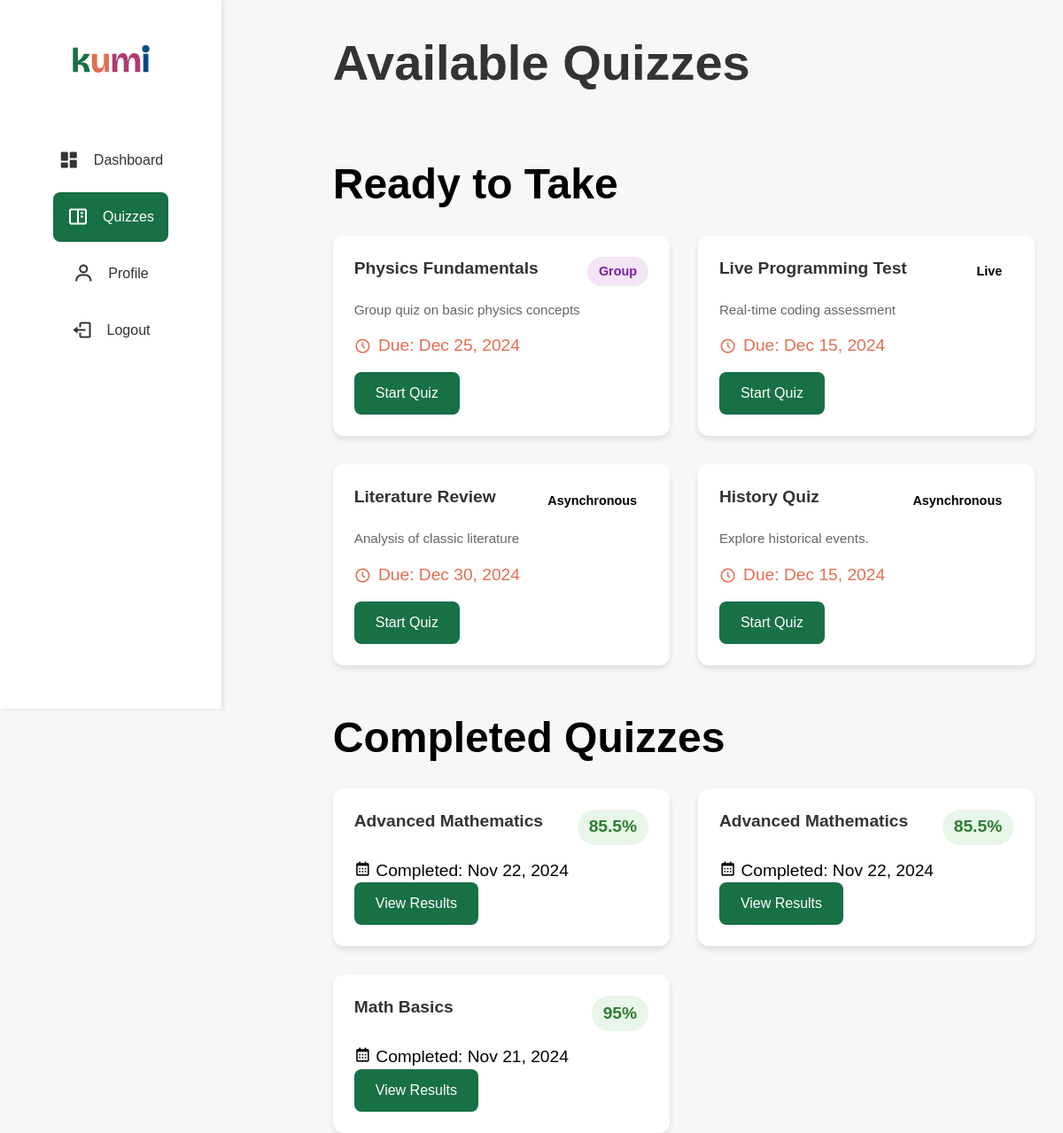
Screenshot of /view/quiz.php (signed in) with the database file from the repository.
### tables this page shows
CREATE TABLE `Quizzes` (
  `quiz_id` int(11) NOT NULL,
  `title` varchar(255) NOT NULL,
  `description` text DEFAULT NULL,
  `created_by` int(11) NOT NULL,
  `mode` enum('individual','group','live','asynchronous') NOT NULL,
  `deadline` datetime DEFAULT NULL,
  `created_at` timestamp NOT NULL DEFAULT current_timestamp()
);

CREATE TABLE `QuizResults` (
  `result_id` int(11) NOT NULL,
  `quiz_id` int(11) NOT NULL,
  `user_id` int(11) DEFAULT NULL,
  `group_id` int(11) DEFAULT NULL,
  `score` decimal(5,2) NOT NULL,
  `submitted_at` timestamp NOT NULL DEFAULT current_timestamp()
);

### utils/Database.php (called while the page is built, shortened)
<?php
class Database {
    private static $instance = null;
    private $connection;
    private function __construct() {
        $this->connection = new mysqli("localhost", "root", "", "kumidb");
    }
    public static function getInstance() {
        if (self::$instance === null) {
            self::$instance = new self();
        }
        return self::$instance;
    }
    public function query($sql, $params = []) {
        $stmt = $this->connection->prepare($sql);
        if (!empty($params)) {
            $types = str_repeat('s', count($params));
            $stmt->bind_param($types, ...$params);
        }
        if (!$stmt->execute()) {
            throw new Exception("Query execution failed: " . $stmt->error);
        }
        return $stmt->get_result();
    }
}

### functions/quiz_functions.php (called while the page is built, shortened)
<?php
require_once '../utils/Database.php';
function getAvailableQuizzes($studentId) {
    $db = Database::getInstance();
    $sql = "SELECT q.*
            FROM Quizzes q
            LEFT JOIN QuizResults qr ON q.quiz_id = qr.quiz_id AND qr.user_id = ?
            WHERE qr.result_id IS NULL
            AND (q.deadline IS NULL OR q.deadline > NOW())
            ORDER BY q.created_at DESC";
    $result = $db->query($sql, [$studentId]);
    $quizzes = [];
    while ($row = $result->fetch_assoc()) {
        $quizzes[] = [
            'quiz_id' => (int)$row['quiz_id'],
            'title' => htmlspecialchars($row['title']),
            'description' => htmlspecialchars($row['description']),
            'mode' => $row['mode'],
            'deadline' => $row['deadline']
        ];
    }
    return $quizzes;
}
function getCompletedQuizzes($userId) {
    try {
        $db = Database::getInstance();
        $sql = "SELECT
                qr.result_id,
                qr.quiz_id,
                qr.score,
                qr.submitted_at,
                q.title,
                q.description,
                q.mode,
                (SELECT COUNT(*)
                 FROM Responses r
                 WHERE r.result_id = qr.result_id AND r.is_correct = 1) as correct_answers,
                (SELECT COUNT(*)
                 FROM Questions qs
                 WHERE qs.quiz_id = q.quiz_id) as total_questions
                FROM QuizResults qr
                JOIN Quizzes q ON qr.quiz_id = q.quiz_id
                WHERE qr.user_id = ?
                ORDER BY qr.submitted_at DESC";
        $result = $db->query($sql, [$userId]);
        $completedQuizzes = [];
        while ($row = $result->fetch_assoc()) {
            $completedQuizzes[] = [
                'result_id' => (int)$row['result_id'],
                'quiz_id' => (int)$row['quiz_id'],
                'title' => htmlspecialchars($row['title']),
                'description' => htmlspecialchars($row['description']),
                'score' => (float)$row['score'],
                'submitted_at' => $row['submitted_at'],
                'mode' => $row['mode'],
                'correct_answers' => (int)$row['correct_answers'],
                'total_questions' => (int)$row['total_questions'],
                'performance' => $row['score'] >= 70 ? 'pass' : 'fail'
            ];
        }
        return $completedQuizzes;
    } catch (Exception $e) {
        error_log("Error getting completed quizzes: " . $e->getMessage());
        return [];
    }
}

### view/quiz.php (the view, shortened to what this page needs)
<?php
require_once '../functions/quiz_functions.php';
$currentPage = 'quiz';
include_once '../components/sidebar.php';
$userId = $_SESSION['user_id'];
$userRole = $_SESSION['role'];
if ($userRole === 'student') {
    $availableQuizzes = getAvailableQuizzes($userId);
} else {
    $quizzes = getQuizzesByTeacher($userId);
}
if ($userRole === 'student') {
    $completedQuizzes = getCompletedQuizzes($userId);
}
?>
<!DOCTYPE html>
<html lang="en">
<head>
    <link rel="stylesheet" href="../assets/css/styles.css">
    <link rel="stylesheet" href="../assets/css/quiz.css">
    <link href='https://unpkg.com/boxicons@2.1.4/css/boxicons.min.css' rel='stylesheet'>
</head>
<body>
    <main class="quiz-page">
        <?php if ($userRole === 'teacher'): ?>
            <div class="page-header">
                <h1>My Quizzes</h1>
                <a href="create_quiz.php" class="create-btn">
                    <i class='bx bx-plus'></i>
                    Create Quiz
                </a>
            </div>
            <div class="filters">
                <input type="text" id="search-quiz" placeholder="Search quizzes...">
                <select id="filter-mode">
                    <option value="">All Modes</option>
                    <option value="individual">Individual</option>
                    <option value="group">Group</option>
                </select>
            </div>
            <div class="quiz-grid">
                <?php foreach ($quizzes as $quiz): ?>
                    <div class="quiz-card" data-mode="<?= $quiz['mode'] ?>">
                        <div class="quiz-card-header">
                            <h3><?= htmlspecialchars($quiz['title']) ?></h3>
                            <span class="mode-badge <?= $quiz['mode'] ?>">
                                <?= ucfirst($quiz['mode']) ?>
                            </span>
                        </div>
                        <p class="quiz-description"><?= htmlspecialchars($quiz['description']) ?></p>
                        <div class="quiz-meta">
                            <span><i class='bx bx-user'></i> <?= $quiz['attempt_count'] ?> attempts</span>
                            <span><i class='bx bx-calendar'></i> <?= date('M d, Y', strtotime($quiz['created_at'])) ?></span>
                        </div>
                        <div class="quiz-actions">
                            <a href="quiz_results.php?id=<?= $quiz['quiz_id'] ?>" class="view-btn">View Results</a>
                            <button onclick="editQuiz(<?= $quiz['quiz_id'] ?>)" class="edit-btn">
                                <i class='bx bxs-edit'></i>
                            </button>
                            <button onclick="deleteQuiz(<?= $quiz['quiz_id'] ?>)" class="delete-btn">
                                <i class='bx bx-trash'></i>
                            </button>
                        </div>
                    </div>
                <?php endforeach; ?>
            </div>
        <?php else: ?>
            <div class="page-header">
                <h1>Available Quizzes</h1>
            </div>
            <div class="quiz-sections">
                <section class="available-quizzes">
                    <h2>Ready to Take</h2>
                    <div class="quiz-grid">
                        <?php foreach ($availableQuizzes as $quiz): ?>
                            <div class="quiz-card">
                                <div class="quiz-card-header">
                                    <h3><?= htmlspecialchars($quiz['title']) ?></h3>
                                    <span class="mode-badge <?= $quiz['mode'] ?>">
                                        <?= ucfirst($quiz['mode']) ?>
                                    </span>
                                </div>
                                <p class="quiz-description"><?= htmlspecialchars($quiz['description']) ?></p>
                                <?php if ($quiz['deadline']): ?>
                                    <div class="deadline-info">
                                        <i class='bx bx-time-five'></i>
                                        <span>Due: <?= date('M d, Y', strtotime($quiz['deadline'])) ?></span>
                                    </div>
                                <?php endif; ?>
                                <a href="take_quiz.php?id=<?= $quiz['quiz_id'] ?>" class="start-btn">
                                    Start Quiz
                                </a>
                            </div>
                        <?php endforeach; ?>
                    </div>
                </section>
                <section class="completed-quizzes">
                    <h2>Completed Quizzes</h2>
                    <div class="quiz-grid">
                        <?php foreach ($completedQuizzes as $quiz): ?>
                            <div class="quiz-card completed">
                                <div class="quiz-card-header">
                                    <h3><?= htmlspecialchars($quiz['title']) ?></h3>
                                    <span class="score-badge">
                                        <?= $quiz['score'] ?>%
                                    </span>
                                </div>
                                <div clas≠≠s="quiz-meta">
                                    <span>
                                        <i class='bx bx-calendar'></i>
                                        Completed: <?= date('M d, Y', strtotime($quiz['submitted_at'])) ?>
                                    </span>
                                </div>
                                <a href="quiz_result.php?id=<?= $quiz['result_id'] ?>" class="view-result-btn">
                                    View Results
                                </a>
                            </div>
                        <?php endforeach; ?>
                    </div>
                </section>
            </div>
        <?php endif; ?>
    </main>
</body>
</html>

### components/sidebar.php (shortened to what this page needs)
<?php
$userRole = $_SESSION['role'];
?>
<div class="sidebar">
    <div class="logo-container">
        <img src="../assets/images/KUMI_logo.svg" alt="Kumi Logo">
    </div>
    <nav class="nav-links">
        <a href="<?= $userRole ?>_dashboard.php" class="<?= $currentPage === 'dashboard' ? 'active' : '' ?>">
            <i class='bx bxs-dashboard'></i>
            <span>Dashboard</span>
        </a>
        <a href="quiz.php" class="<?= $currentPage === 'quiz' ? 'active' : '' ?>">
            <i class='bx bx-book-content'></i>
            <span>Quizzes</span>
        </a>
        <a href="profile.php" class="<?= $currentPage === 'profile' ? 'active' : '' ?>">
            <i class='bx bx-user'></i>
            <span>Profile</span>
        </a>
        <a href="../actions/logout.php">
            <i class='bx bx-log-out'></i>
            <span>Logout</span>
        </a>
    </nav>
</div>

### assets/css/styles.css (style rules this page uses)
:root { --h1: 3.5rem; --h2: 3rem; --h3: 2rem; --h4: 1.5rem; --text-large: 1.4rem; --text-medium: 1.2rem; --text-small: 1rem; --color-primary: #187045; --color-secondary: #E46E51; --color-accent: #DCA05F; --color-dark: #333; --color-light: #fff; --color-bg-dark: #f5f5f5; --color-bg-light: #ffffff; --color-hover-dark: #044B85; --color-error: tomato; --shadow-light: 0 5px 15px rgba(0, 0, 0, 0.1); --shadow-dark: 0 1rem 1rem rgba(0, 0, 0, 0.25); --radius-small: 5px; --radius-large: 30px; --padding-small: 0.5rem; --padding-medium: 1rem; --padding-large: 2rem; --gutter-small: 1rem; --gutter-medium: 2rem; --gutter-large: 3rem; --gutter-x-large: 6rem; }
body { font-family: 'Montserrat', sans-serif; font-size: var(--text-medium); color: var(--text-color); background-color: var(--bg-color-primary); line-height: 1.4; }
h1 { font-size: var(--h1); }
h2 { font-size: var(--h2); }
h3 { font-size: var(--h3); }
p, a, input, button { font-size: var(--text-small); }
* { margin: 0; padding: 0; box-sizing: border-box; }
body { font-family: 'Montserrat', sans-serif; background-color: var(--bg-color-primary); color: var(--text-color); overflow-x: hidden; }
nav { display: flex; justify-content: space-between; align-items: center; padding-bottom: var(--gutter-small); }

### assets/css/quiz.css (style rules this page uses)
* { box-sizing: border-box; margin: 0; padding: 0; }
body { font-family: Arial, sans-serif; background-color: #f7f7f7; display: flex; }
h1 { color: var(--color-dark); margin-bottom: 2rem; }
.quiz-page { margin-left: 250px; padding: 2rem; width: 100%; }
.page-header { display: flex; justify-content: space-between; align-items: center; margin-bottom: 2rem; }
.create-btn, .start-btn, .view-result-btn { display: inline-flex; align-items: center; gap: 0.5rem; padding: 0.8rem 1.5rem; background-color: var(--color-primary); color: var(--color-light); border: none; border-radius: 8px; text-decoration: none; font-weight: 500; transition: background-color 0.3s ease; }
.quiz-grid { display: grid; grid-template-columns: repeat(auto-fill, minmax(300px, 1fr)); gap: 2rem; margin-top: 1.5rem; }
.quiz-card { background: var(--color-light); border-radius: 12px; padding: 1.5rem; box-shadow: 0 4px 6px rgba(0, 0, 0, 0.1); transition: transform 0.3s ease; }
.quiz-card-header { display: flex; justify-content: space-between; align-items: start; margin-bottom: 1rem; }
.quiz-card h3 { margin: 0; font-size: 1.2rem; color: var(--color-dark); }
.mode-badge { padding: 0.4rem 0.8rem; border-radius: 20px; font-size: 0.9rem; font-weight: 600; }
.mode-badge.group { background-color: #f3e5f5; color: #7b1fa2; }
.score-badge { background-color: #e8f5e9; color: #2e7d32; padding: 0.4rem 0.8rem; border-radius: 20px; font-weight: 600; }
.quiz-description { color: #666; margin-bottom: 1rem; font-size: 0.95rem; line-height: 1.5; }
.deadline-info { display: flex; align-items: center; gap: 0.5rem; color: var(--color-secondary); margin-bottom: 1rem; }
.quiz-sections { display: flex; flex-direction: column; gap: 3rem; }

### components/sidebar.php (style rules this page uses)
.sidebar { width: 250px; height: 100vh; background-color: var(--color-light); position: fixed; left: 0; top: 0; padding: 1rem; box-shadow: 2px 0 5px rgba(0, 0, 0, 0.1); }
.logo-container { padding: 1rem; text-align: center; margin-bottom: 2rem; }
.logo-container img { width: 120px; height: auto; }
.nav-links { display: flex; flex-direction: column; gap: 0.5rem; }
.nav-links a { display: flex; align-items: center; gap: 1rem; padding: 1rem; color: var(--color-dark); text-decoration: none; border-radius: 8px; transition: all 0.3s ease; }
.nav-links a:hover, .nav-links a.active { background-color: var(--color-primary); color: var(--color-light); }
.nav-links i { font-size: 1.5rem; }

### rows the page displays
quizzes: title "Physics Fundamentals", mode "Group", description "Group quiz on basic physics concepts", deadline "Dec 25, 2024"
quizzes: title "Live Programming Test", mode "Live", description "Real-time coding assessment", deadline "Dec 15, 2024"
quizzes: title "Literature Review", mode "Asynchronous", description "Analysis of classic literature", deadline "Dec 30, 2024"
quizzes: title "History Quiz", mode "Asynchronous", description "Explore historical events.", deadline "Dec 15, 2024"
quizresults: quiz.title "Advanced Mathematics", score "85.5", submitted_at "Nov 22, 2024"
quizresults: quiz.title "Advanced Mathematics", score "85.5", submitted_at "Nov 22, 2024"
quizresults: quiz.title "Math Basics", score "95", submitted_at "Nov 21, 2024"
